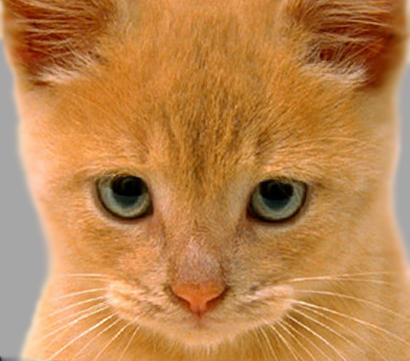
#> input picture Assignment2/cat.bmp, 410 x 361 px
$ python '8 - Problem5_Hybrid.py'
#> lines starting #> are read from the running program, lines starting #| are printed output that depends on the picture
#       Load two Images I1 and I2, Apply Guass Blur one one image I1
#       Apply Image Sharpening on Image I2
#       Merge both Images with 40-60 ratio of both to produce hybrid image
import cv2
import numpy as np
import math as m

#Load Image
sourceImage1 = cv2.imread('cat.bmp')
#> sourceImage1 is the input picture: shape (361, 410, 3); mean B, G, R 77.1, 132.5, 188.3
sourceImage1 = cv2.cvtColor(sourceImage1,cv2.COLOR_BGR2GRAY)
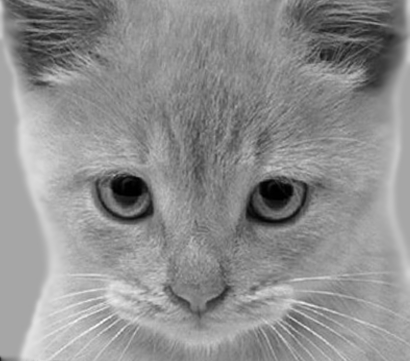
#> sourceImage1: shape (361, 410); min 0, max 252, mean 142.9

sourceImage2 = cv2.imread('dog.bmp')
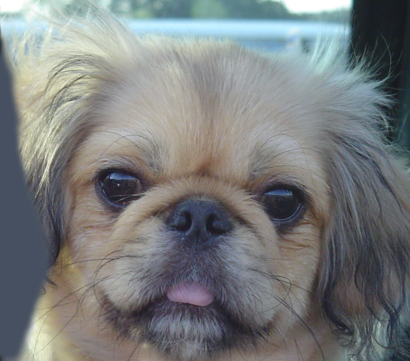
#> input picture Assignment2/dog.bmp, 410 x 361 px
#> sourceImage2 is the input picture: shape (361, 410, 3); mean B, G, R 125, 124.5, 121.2
sourceImage2 = cv2.cvtColor(sourceImage2,cv2.COLOR_BGR2GRAY)
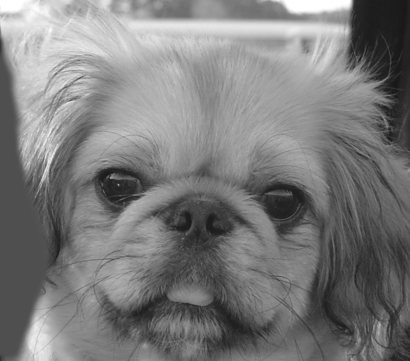
#> sourceImage2: shape (361, 410); min 23, max 255, mean 123.6

cv2.imshow('cat',sourceImage1)

cv2.imshow('dog',sourceImage2)

#Image Blur Kernel 3 X 3 Kernel
Gauss = np.array([ [0.1111,0.1111,0.1111],[0.1111,0.1111,0.1111],[0.1111,0.1111,0.1111]],np.double)

#Image Sharpen Kernel
sharpenKernel = np.array([ [0,0.2,0],[0.2,-1,0.2],[0,0.2,0]],np.double)

#print Gauss
#print sharpenKernel

width1 = sourceImage1.shape[0]
#> width1 = 361
height1 = sourceImage1.shape[1]
#> height1 = 410

width2 = sourceImage2.shape[0]
#> width2 = 361
height2 = sourceImage2.shape[1]
#> height2 = 410

destGaussImage = sourceImage1[0:width1,0:height1]
destImage = sourceImage2[0:width2,0:height2]

#Compute value for each row
#Sum them up
for y in range(1,height1-1):
    for x in range(1,width1-1):
        destGaussImage[x][y] = 0
        #print destGaussImage[x][y]
        row1Val = 0
        row2Val = 0
        row3Val = 0

        #Multiple by 0.11,0.11,0.11
        row1Val = (Gauss[0][0]*sourceImage1[x-1,y-1])+(Gauss[0][1]*sourceImage1[x-1,y])+(Gauss[0][2]*sourceImage1[x-1,y+1])

        #Multiple by 0.11,0.11,0.11
        row2Val = (Gauss[1][0]*sourceImage1[x,y-1])+(Gauss[1][1]*sourceImage1[x,y])+(Gauss[1][2]*sourceImage1[x,y+1])

        #Multiple by 0.11,0.11,0.11
        row3Val = (Gauss[2][0]*sourceImage1[x+1,y-1])+(Gauss[2][1]*sourceImage1[x+1,y])+(Gauss[2][2]*sourceImage1[x+1,y+1])

        resultValue = row1Val+row2Val+row3Val
        #print resultValue
        #print destGaussImage[x][y]
        destGaussImage[x][y] = resultValue
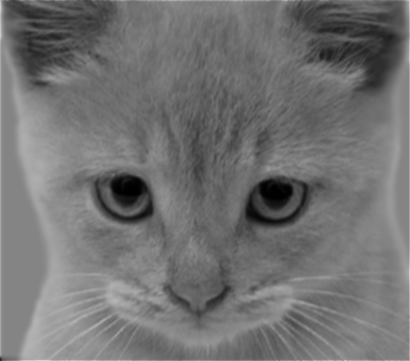
#> destGaussImage: shape (361, 410); min 0, max 219, mean 113.7

cv2.imshow('cat smoothened',destGaussImage)

for y in range(1,height2-1):
    for x in range(1,width2-1):
        destImage[x][y] = 0
        #print destImage[x][y]
        row1Val = 0
        row2Val = 0
        row3Val = 0

        #Multiple by [0,0.2,0]
        row1Val = (sharpenKernel[0][0]*sourceImage2[x-1,y-1])+(sharpenKernel[0][1]*sourceImage2[x-1,y])+(sharpenKernel[0][2]*sourceImage2[x-1,y+1])

        #Multiple by [0.2,-1,0.2]
        row2Val = (sharpenKernel[1][0]*sourceImage2[x,y-1])+(sharpenKernel[1][1]*sourceImage2[x,y])+(sharpenKernel[1][2]*sourceImage2[x,y+1])

        #Multiple by [0,0.2,0]
        row3Val = (sharpenKernel[2][0]*sourceImage2[x+1,y-1])+(sharpenKernel[2][1]*sourceImage2[x+1,y])+(sharpenKernel[2][2]*sourceImage2[x+1,y+1])

        resultValue = row1Val+row2Val+row3Val

        #print resultValue
        destImage[x][y] = resultValue
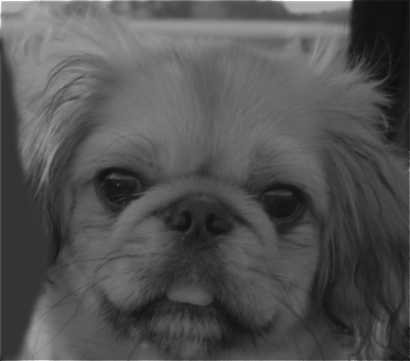
#> destImage: shape (361, 410); min 15, max 255, mean 82.2

cv2.imshow('Dog sharpened',destImage)
dst = cv2.addWeighted(destGaussImage,0.4,destImage,0.6,0)
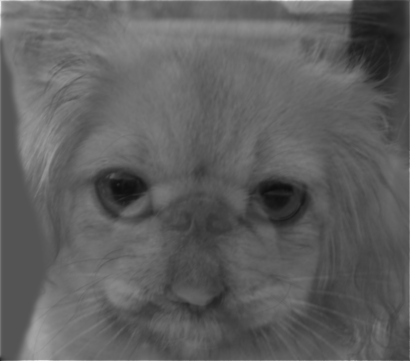
#> dst: shape (361, 410); min 13, max 235, mean 94.8

cv2.imshow('Hybrid image',dst)
cv2.waitKey(0)
cv2.destroyAllWindows()
